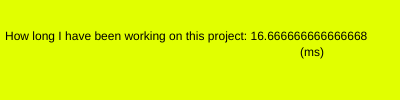
Frame 1 (no input)
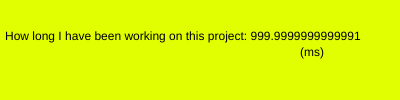
Frame 60 (no input)
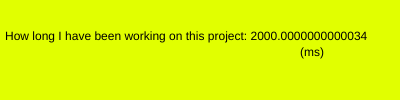
Frame 120 (the mouse pressed at the canvas centre since frame 60)

The p5.js sketch that drew these frames (run headless with seeded random() and noise() and a simulated clock; from frame 60 on, the mouse is pressed at the canvas centre):

// p5.js sketch
// ── sketch.js
function setup() {
  createCanvas(400, 100);
  
}

function draw() {
  console.log(mouseX, mouseY)
  background(225, 255, 0);
  let millisecond = millis();
  text('How long I have been working on this project: ' + millisecond, 5, 40 );
  text('(ms)', 300, 56)
}
